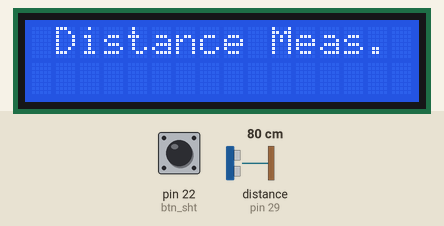
Recording of a program running on a simulated Raspberry Pi (header pin numbers). Parts: 16×2 character LCD. The inputs (shaded band) are chosen by the test bench; at power-on: pin 22 (btn_sht) HIGH, distance to the obstacle (sensor on pin 29) 80 cm. The echo pulse lasts 58.3 µs per cm; the run ends when the program shuts the computer down; the clock reads 2024-03-15 10:24:30 at power-on unless the program sets it; what the program prints to the terminal is not drawn. At 7.3 s the program puts the board to deep sleep or switches it off; the recording ends there.

Above: at 0.1 s.
At 2.2 s:
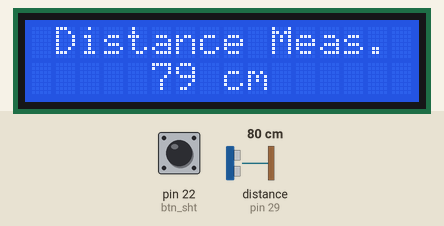
2.3 s: pin 22 (btn_sht) pulled LOW for 1.3 s
At 6.0 s:
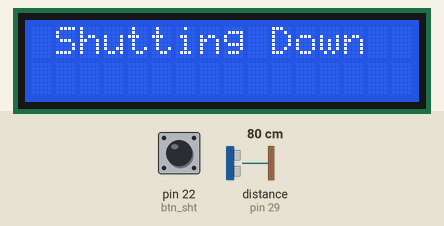
Timing chart, 0 to 7.3 s (numbered marks = the images above; inputs shaded):
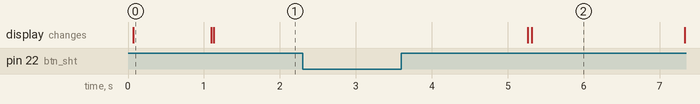

The program:

dist3.py
```python
import time, os
import lcd_py
import RPi.GPIO as GPIO
#==========================
#by Muhammad Nabeel
lcd_py.lcd_init()
lcd_py.lcd_byte(lcd_py.LCD_LINE_1,lcd_py.LCD_CMD)
lcd_py.lcd_string("Distance Meas.",1)
time.sleep(1)

btn_sht=22

GPIO_TRIGGER = 31
GPIO_ECHO = 29
GPIO.cleanup
GPIO.setwarnings(False)
GPIO.setmode(GPIO.BOARD)
GPIO.setup(GPIO_TRIGGER, GPIO.OUT)
GPIO.setup(GPIO_ECHO, GPIO.IN)
GPIO.setup(btn_sht, GPIO.IN)
def distance():

    GPIO.output(GPIO_TRIGGER, True)


    time.sleep(0.00001)
    GPIO.output(GPIO_TRIGGER, False)

    StartTime = time.time()
    StopTime = time.time()
    while GPIO.input(GPIO_ECHO) == 0:
        StartTime = time.time()

    while GPIO.input(GPIO_ECHO) == 1:
        StopTime = time.time()


    TimeElapsed = StopTime - StartTime

    distance = (TimeElapsed * 34300) / 2

    return distance

def Ser_data():
  while(1):
     dist = distance()
     lcd_py.lcd_byte(lcd_py.LCD_LINE_2,lcd_py.LCD_CMD)
     lcd_py.lcd_string(str(int(dist)) +" cm",1)
     if (GPIO.input(btn_sht) == False):
          time.sleep(2)
          lcd_py.lcd_init()
          lcd_py.lcd_byte(lcd_py.LCD_LINE_1,lcd_py.LCD_CMD)
          lcd_py.lcd_string("Shutting Down",1)
          time.sleep(2)
          lcd_py.lcd_init()
          os.system("sudo shutdown -h now")
     time.sleep(1)

#------------------------------------------------------
#------------------------------------------------------

def main():
    global k
    Ser_data()
if __name__ == '__main__':
  main()
  print 'm'
```

lcd_py.py
```python
import time
import RPi.GPIO as GPIO
# The wiring for the LCD is as follows:
# 1 : GND
# 2 : 5V
# 3 : Contrast (0-5V)*
# 4 : RS (Register Select)
# 5 : R/W (Read Write)       - GROUND THIS PIN
# 6 : Enable or Strobe
# 7 : Data Bit 0             - NOT USED
# 8 : Data Bit 1             - NOT USED
# 9 : Data Bit 2             - NOT USED
# 10: Data Bit 3             - NOT USED
# 11: Data Bit 4
# 12: Data Bit 5
# 13: Data Bit 6
# 14: Data Bit 7
# 15: LCD Backlight +5V**
# 16: LCD Backlight GND

# Define GPIO to LCD mapping
LCD_RS = 7
LCD_E  = 12
LCD_D4 = 13
LCD_D5 = 15
LCD_D6 = 16
LCD_D7 = 18

# Define some device constants
LCD_WIDTH = 16    # Maximum characters per line
LCD_CHR = True
LCD_CMD = False
LCD_LINE_1 = 0x80 # LCD RAM address for the 1st line
LCD_LINE_2 = 0xC0 # LCD RAM address for the 2nd line

# Timing constants
E_PULSE = 0.0005
E_DELAY = 0.0005
GPIO.cleanup
GPIO.setwarnings(False)
GPIO.setmode(GPIO.BOARD)       # Use Board GPIO numbers
GPIO.setup(LCD_E, GPIO.OUT)  # E
GPIO.setup(LCD_RS, GPIO.OUT) # RS
GPIO.setup(LCD_D4, GPIO.OUT) # DB4
GPIO.setup(LCD_D5, GPIO.OUT) # DB5
GPIO.setup(LCD_D6, GPIO.OUT) # DB6
GPIO.setup(LCD_D7, GPIO.OUT) # DB7

def lcd_init():
  # Initialise display
  lcd_byte(0x33,LCD_CMD)#initialize
  lcd_byte(0x32,LCD_CMD)#initialize
  lcd_byte(0x28,LCD_CMD)#number of lines
  lcd_byte(0x0C,LCD_CMD)#cursor off
  lcd_byte(0x06,LCD_CMD)#cursor direction left
  lcd_byte(0x01,LCD_CMD)#clear disp

def lcd_string(message,sty):
  # Send string to display
  if (sty==1):
    message = message.center(LCD_WIDTH," ")
  elif (sty==2):
    message = message.ljust(LCD_WIDTH," ")
  for i in range(LCD_WIDTH):
    lcd_byte(ord(message[i]),LCD_CHR)

def lcd_byte(bits, mode):
  # Send byte to data pins
  # bits = data
  # mode = True  for character
  #        False for command

  GPIO.output(LCD_RS, mode) # RS

  # High bits
  GPIO.output(LCD_D4, False)
  GPIO.output(LCD_D5, False)
  GPIO.output(LCD_D6, False)
  GPIO.output(LCD_D7, False)
  if bits&0x10==0x10: # and with 16
    GPIO.output(LCD_D4, True)
  if bits&0x20==0x20:  # and with 32
    GPIO.output(LCD_D5, True)
  if bits&0x40==0x40: # and with 64
    GPIO.output(LCD_D6, True)
  if bits&0x80==0x80: # and with 128
    GPIO.output(LCD_D7, True)

  # Toggle 'Enable' pin
  time.sleep(E_DELAY)
  GPIO.output(LCD_E, True)
  time.sleep(E_PULSE)
  GPIO.output(LCD_E, False)
  time.sleep(E_DELAY)

  # Low bits
  GPIO.output(LCD_D4, False)
  GPIO.output(LCD_D5, False)
  GPIO.output(LCD_D6, False)
  GPIO.output(LCD_D7, False)
  if bits&0x01==0x01: # and with 1
    GPIO.output(LCD_D4, True)
  if bits&0x02==0x02: # and with 2
    GPIO.output(LCD_D5, True)
  if bits&0x04==0x04: # and with 4
    GPIO.output(LCD_D6, True)
  if bits&0x08==0x08: # and with 8
    GPIO.output(LCD_D7, True)

  # Toggle 'Enable' pin
  time.sleep(E_DELAY)
  GPIO.output(LCD_E, True)
  time.sleep(E_PULSE)
  GPIO.output(LCD_E, False)
  time.sleep(E_DELAY)
```

Measured:
- after the input at 2.3 s, the display: first changes after 3.0 s (image 2 shows a later state)
- what the display in image 0 shows lasts 1.0 s, from 0.1 s to 1.1 s
